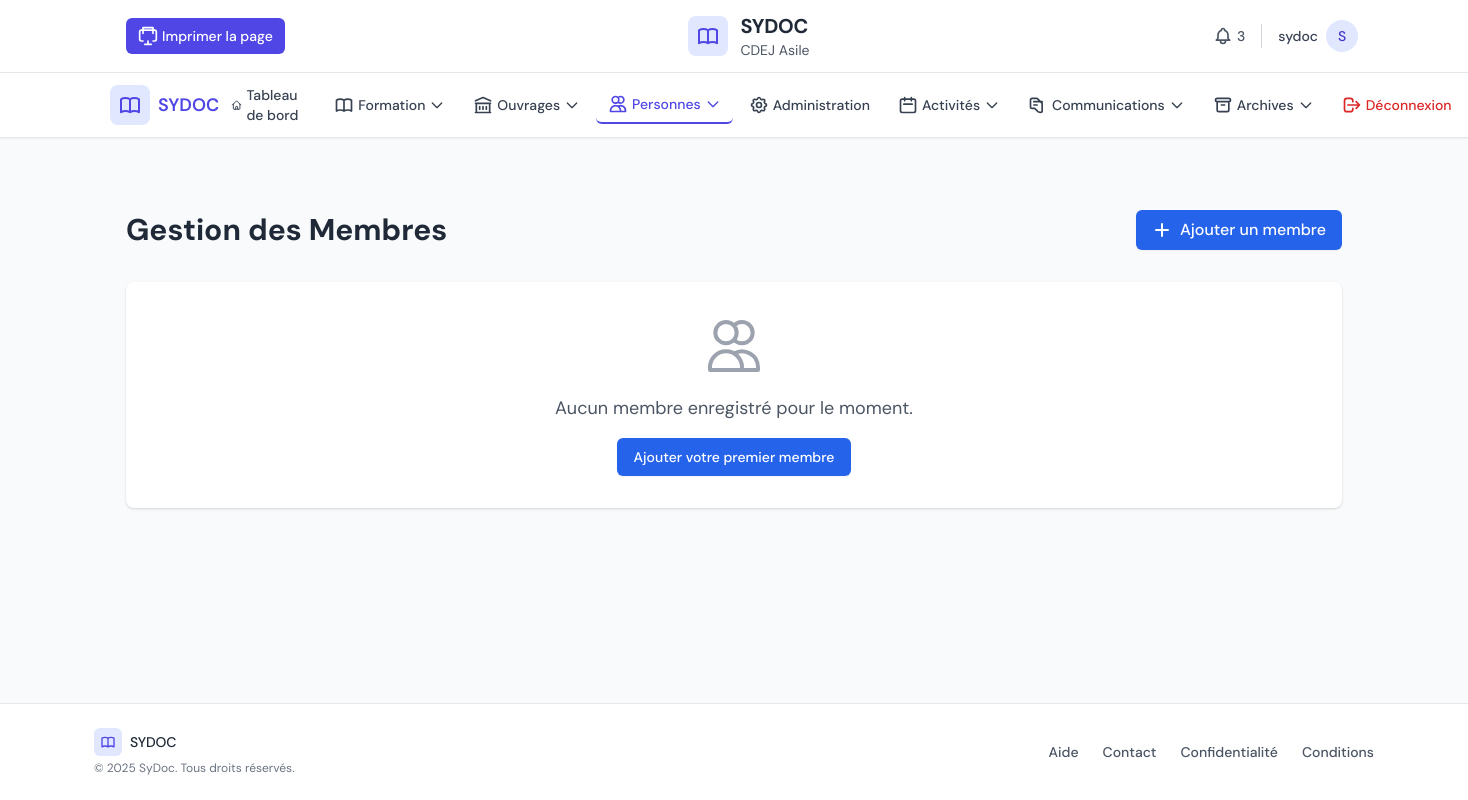
The page /center/members/ (signed in) on the database as committed earlier.
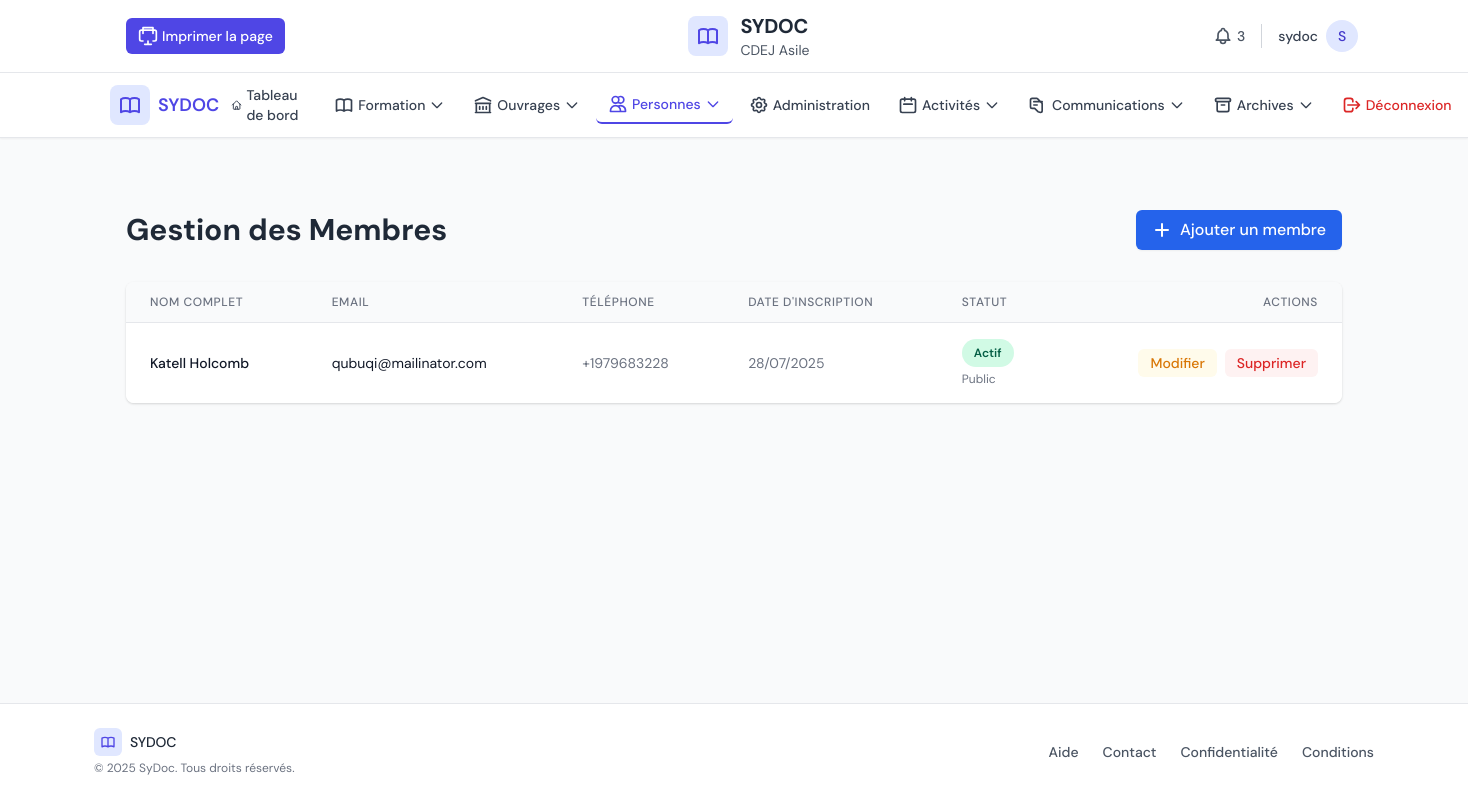
The same page on the database as committed later.
### core/models.py (models this page shows, shortened)
class Member(models.Model):
    MEMBERSHIP_CHOICES = [
        ('student', 'Étudiant'),
        ('staff', 'Personnel'),
        ('public', 'Public'),
    ]
    user = models.OneToOneField(
        User,
        on_delete=models.CASCADE,
        null=True,
        blank=True,
        related_name='member_profile',
        verbose_name=_('Utilisateur')
    )
    documentation_center = models.ForeignKey(DocumentationCenter, on_delete=models.CASCADE, related_name='members', verbose_name='Centre de Documentation')
    member_id = models.CharField(max_length=50, unique=True, verbose_name='ID Membre')
    first_name = models.CharField(max_length=100, verbose_name='Prénom')
    last_name = models.CharField(max_length=100, verbose_name='Nom')
    email = models.EmailField(blank=True, null=True, verbose_name='E-mail')
    phone_number = models.CharField(max_length=17, blank=True, null=True, validators=[DocumentationCenter.phone_regex], verbose_name='Téléphone')
    address = models.TextField(blank=True, verbose_name='Adresse')
    date_joined = models.DateField(auto_now_add=True, verbose_name='Date d\'Adhésion')
    is_active = models.BooleanField(default=True, verbose_name='Actif')
    membership_type = models.CharField(max_length=50, choices=MEMBERSHIP_CHOICES, default='public', verbose_name='Type d\'Adhésion')
    class Meta:
        verbose_name = 'Membre'
        verbose_name_plural = 'Membres'
        unique_together = ('documentation_center', 'member_id')
        ordering = ['last_name', 'first_name']

### center_panel/views.py (the view, shortened to what this page needs)
# urls.py: path('members/', views.member_list, name='members'),
@login_required
def member_list(request):
    current_center = DocumentationCenter.objects.first()
    members = Member.objects.filter(documentation_center=current_center).order_by('last_name', 'first_name')
    search_query = request.GET.get('search', '')
    context = {
        'current_center': current_center,
        'members': members,
        'search_query': search_query
    }
    return render(request, 'center_panel/members.html', context)

### center_panel/templates/center_panel/members.html (shortened to what the changed rows need)
{% extends 'center_panel/base.html' %}
{% block content %}
<div class="container mx-auto px-4 py-8">
    <div class="flex justify-between items-center mb-8">
        <h1 class="text-2xl md:text-3xl font-bold text-gray-800">Gestion des Membres</h1>
    </div>
    {% if members %}
    <div class="overflow-x-auto bg-white rounded-lg shadow">
        <table id="members-table" class="min-w-full divide-y divide-gray-200" data-datatable>
            <thead class="bg-gray-50">
                <tr>
                    <th scope="col" class="px-6 py-3 text-left text-xs font-medium text-gray-500 uppercase tracking-wider">Nom complet</th>
                    <th scope="col" class="px-6 py-3 text-left text-xs font-medium text-gray-500 uppercase tracking-wider">Email</th>
                    <th scope="col" class="px-6 py-3 text-left text-xs font-medium text-gray-500 uppercase tracking-wider">Téléphone</th>
                    <th scope="col" class="px-6 py-3 text-left text-xs font-medium text-gray-500 uppercase tracking-wider">Date d'inscription</th>
                    <th scope="col" class="px-6 py-3 text-left text-xs font-medium text-gray-500 uppercase tracking-wider">Statut</th>
                    <th scope="col" class="px-6 py-3 text-right text-xs font-medium text-gray-500 uppercase tracking-wider">Actions</th>
                </tr>
            </thead>
            <tbody class="bg-white divide-y divide-gray-200">
                {% for member in members %}
                <tr class="hover:bg-gray-50">
                    <td class="px-6 py-4 whitespace-nowrap">
                        <div class="text-sm font-medium text-gray-900">{{ member.first_name }} {{ member.last_name }}</div>
                    </td>
                    <td class="px-6 py-4 whitespace-nowrap">
                        <div class="text-sm text-gray-900">{{ member.email|default:"-" }}</div>
                    </td>
                    <td class="px-6 py-4 whitespace-nowrap">
                        <div class="text-sm text-gray-500">{{ member.phone_number|default:"-" }}</div>
                    </td>
                    <td class="px-6 py-4 whitespace-nowrap">
                        <div class="text-sm text-gray-500">{{ member.date_joined|date:"d/m/Y" }}</div>
                    </td>
                    <td class="px-6 py-4 whitespace-nowrap">
                        {% if member.is_active %}
                            <span class="px-3 py-1 inline-flex text-xs leading-5 font-semibold rounded-full bg-green-100 text-green-800">
                                Actif
                            </span>
                        {% else %}
                            <span class="px-3 py-1 inline-flex text-xs leading-5 font-semibold rounded-full bg-gray-100 text-gray-800">
                                Inactif
                            </span>
                        {% endif %}
                        <div class="mt-1 text-xs text-gray-500">{{ member.get_membership_type_display }}</div>
                    </td>
                    <td class="px-6 py-4 whitespace-nowrap text-right text-sm font-medium">
                        <div class="flex justify-end space-x-2">
                            <a href="{% url 'center_panel:edit_member' member.id %}" class="text-yellow-600 hover:text-yellow-900 bg-yellow-50 hover:bg-yellow-100 px-3 py-1 rounded-md text-sm font-medium">
                                Modifier
                            </a>
                            <a href="{% url 'center_panel:delete_member' member.id %}" class="text-red-600 hover:text-red-900 bg-red-50 hover:bg-red-100 px-3 py-1 rounded-md text-sm font-medium">
                                Supprimer
                            </a>
                        </div>
                    </td>
                </tr>
                {% endfor %}
            </tbody>
        </table>
    </div>
    {% else %}
    <div class="bg-white p-8 rounded-lg shadow text-center">
        <p class="text-gray-600 text-lg">Aucun membre enregistré pour le moment.</p>
        <a href="{% url 'center_panel:add_member' %}" class="mt-4 inline-flex items-center px-4 py-2 border border-transparent text-sm font-medium rounded-md shadow-sm text-white bg-blue-600 hover:bg-blue-700 focus:outline-none focus:ring-2 focus:ring-offset-2 focus:ring-blue-500">
            Ajouter votre premier membre
        </a>
    </div>
    {% endif %}
</div>
{% endblock %}

Rows that differ between the two databases and show on the page:
added Member: first_name "Katell", last_name "Holcomb", email "qubuqi@mailinator.com", phone_number "+1979683228", date_joined "28/07/2025", is_active "Actif", membership_type "Public"
Other text that changed with them:
text no longer shown: "Aucun membre enregistré pour le moment. Ajouter votre premier membre"
text now shown: "NOM COMPLET EMAIL TÉLÉPHONE DATE D'INSCRIPTION STATUT ACTIONS"
